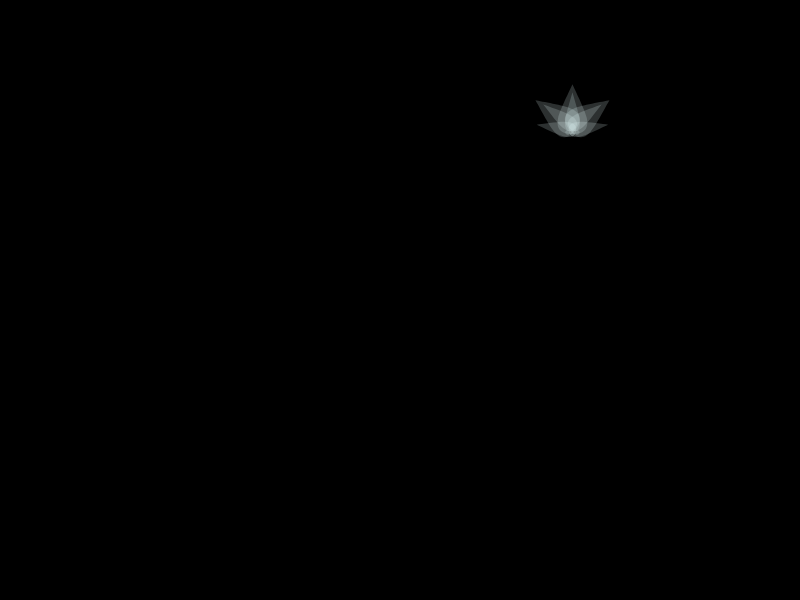
Frame 1 (no input)
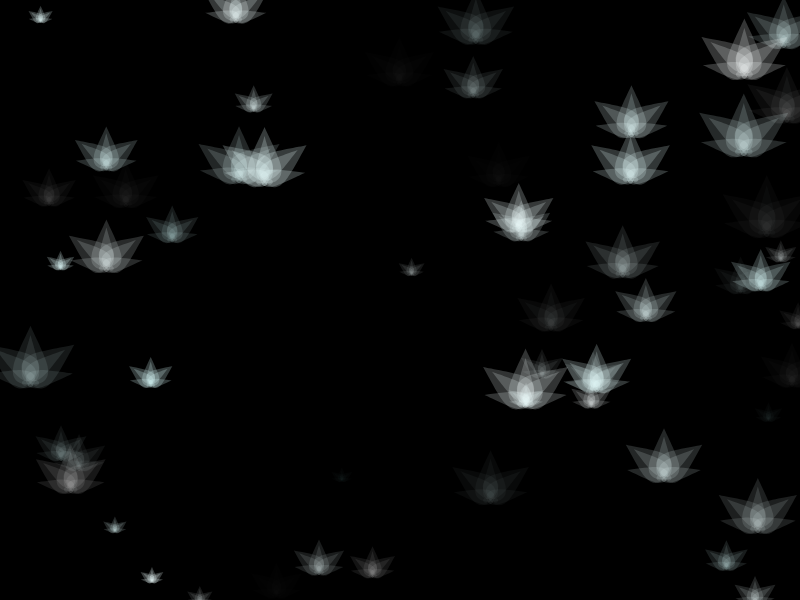
Frame 60 (no input)
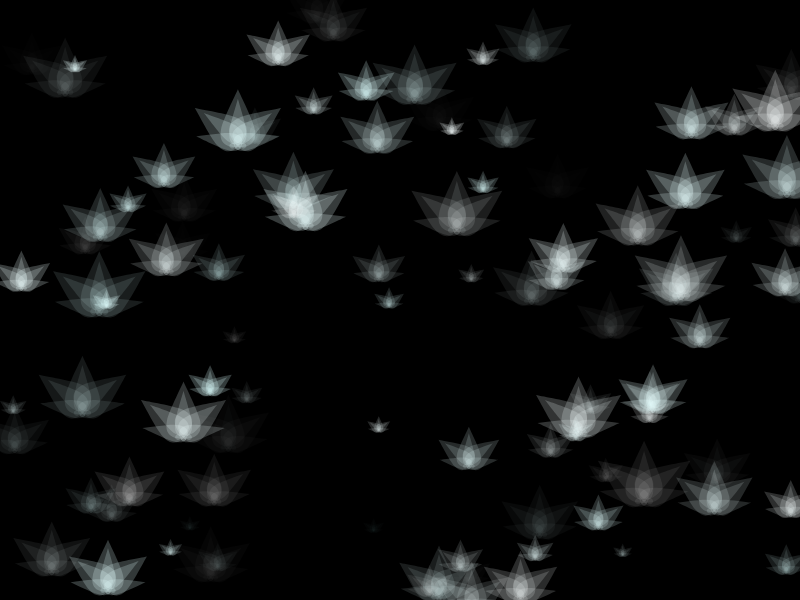
Frame 120 (the mouse pressed at the canvas centre since frame 60)

The p5.js sketch that drew these frames (run headless with seeded random() and noise() and a simulated clock; from frame 60 on, the mouse is pressed at the canvas centre):

// p5.js sketch
// ── sketch.js
let ls = [];//light spot

function setup() {
  createCanvas(800, 600);
  background(0);
}

function draw() {
  background(0);
  // generate
  {
    ls.push(new LS(random(800), random(600), random(0.2, 1)));
  }

  // update and display
  for (let i = 0; i < ls.length; i++) {
    let s = ls[i];
    s.move();
    s.checkEdges();
    s.display();
  }

  // limit
  while (ls.length > 1000) {
    ls.splice(0, 1); // (index, howMany)
  }

  // control: if the particle is done, let's remove it!
  // FLIP the FOR LOOP!
  for (let i = ls.length - 1; i >= 0; i--) {
    let s = ls[i];
    if (s.isDone) {
      ls.splice(i, 1); // (index, howMany)
    }
  }
  
  // display the number of the particles
  text(ls.length, 580, 20);
}


class LS {
  constructor(x, y, dia) {
    this.pos = createVector(x, y);
    this.vel = p5.Vector.fromAngle( radians(frameCount) );
    //
    this.dia = dia;
    //
    this.r = random(220,250);
    this.g = 255;
    this.b = 255;
    this.a = random(60);
    //
    this.rotSpd = random(-0.01, 0.01);
    //
    this.isDone = false;
  }
  move() {    
    this.pos.add(this.vel); // pos += vel
    //this.pos.sub()
    //this.pos.mult()
    //this.pos.div()
  }
  fall() {
    let acc = createVector(0, 0.05);
    this.vel.add(acc);
  }
  reappear() {
    if (this.pos.x < 0) {
      this.pos.x = width;
    } else if (this.pos.x > width) {
      this.pos.x = 0;
    }
    if (this.pos.y < 0) {
      this.pos.y = height;
    } else if (this.pos.y > height) {
      this.pos.y = 0;
    }
  }
  checkEdges() {
    if (this.pos.x < 0 || this.pos.x > width) {
      this.isDone = true;
    }
    if (this.pos.y < 0 || this.pos.y > height) {
      this.isDone = true;
    }
  }
  display() {
    push();
    translate(this.pos.x, this.pos.y);
    noStroke();
    fill(this.r, this.g, this.b, this.a);
    scale(0.6 * this.dia, 0.5 * this.dia);
    beginShape();
    curveVertex(0, -100);
    curveVertex(0, -100);
    curveVertex(-30, -15);
    curveVertex(-20, 20);
    curveVertex(20, 20);
    curveVertex(30, -15);
    curveVertex(0, -100);
    curveVertex(0, -100);
    endShape();
    scale(0.5, 0.8);
    beginShape();
    curveVertex(0, -100);
    curveVertex(0, -100);
    curveVertex(-30, -15);
    curveVertex(-20, 20);
    curveVertex(20, 20);
    curveVertex(30, -15);
    curveVertex(0, -100);
    curveVertex(0, -100);
    endShape();
    pop();

    push();
    translate(this.pos.x, this.pos.y);
    rotate(radians( - 54));
    noStroke();
    fill(this.r, this.g, this.b, this.a);
    scale(0.6 * this.dia, 0.5 * this.dia);
    beginShape();
    curveVertex(-5, -110);
    curveVertex(-5, -110);
    curveVertex(-35, -25);
    curveVertex(-25, 10);
    curveVertex(15, 10);
    curveVertex(25, -25);
    curveVertex(-5, -110);
    curveVertex(-5, -110);
    endShape();
    scale(0.5, 0.8);
    beginShape();
    curveVertex(-5, -110);
    curveVertex(-5, -110);
    curveVertex(-35, -25);
    curveVertex(-25, 10);
    curveVertex(15, 10);
    curveVertex(25, -25);
    curveVertex(-5, -110);
    curveVertex(-5, -110);
    endShape();
    pop();

    push();
    translate(this.pos.x, this.pos.y);
    rotate(radians(54));
    noStroke();
    fill(this.r, this.g, this.b, this.a);
    scale(0.6 * this.dia, 0.5 * this.dia);
    beginShape();
    curveVertex(5, -110);
    curveVertex(5, -110);
    curveVertex(-25, -25);
    curveVertex(-15, 10);
    curveVertex(25, 10);
    curveVertex(35, -25);
    curveVertex(5, -110);
    curveVertex(5, -110);
    endShape();
    scale(0.5, 0.8);
    beginShape();
    curveVertex(5, -110);
    curveVertex(5, -110);
    curveVertex(-25, -25);
    curveVertex(-15, 10);
    curveVertex(25, 10);
    curveVertex(35, -25);
    curveVertex(5, -110);
    curveVertex(5, -110);
    endShape();
    pop();
    
        push();
   translate(this.pos.x, this.pos.y);
    rotate(radians(- 81));
    noStroke();
    fill(this.r, this.g, this.b, this.a);
    scale(0.3 * this.dia, 0.4 * this.dia);
    beginShape();
    curveVertex(-25, -110);
    curveVertex(-25, -110);
    curveVertex(-55, -25);
    curveVertex(-45, 10);
    curveVertex(-5, 10);
    curveVertex(5, -25);
    curveVertex(-25, -110);
    curveVertex(-25, -110);
    endShape();
    pop();

    push();
    translate(this.pos.x, this.pos.y);
    rotate(radians( 81));
    noStroke();
    fill(this.r, this.g, this.b, this.a);
    scale(0.3 * this.dia, 0.4 * this.dia);
    beginShape();
    curveVertex(25, -110);
    curveVertex(25, -110);
    curveVertex(-5, -25);
    curveVertex(5, 10);
    curveVertex(45, 10);
    curveVertex(55, -25);
    curveVertex(25, -110);
    curveVertex(25, -110);
    endShape();
    pop();

    push();
   translate(this.pos.x, this.pos.y);
    rotate(radians(this.rotationAngle));
    scale(0.6 * this.dia);
    noStroke();
    fill(this.r, this.g, this.b, this.a);
    circle(0, 20, 10);
    rotate(radians(-30));
    circle(0, 20, 10);
    rotate(radians(60));
    circle(0, 20, 10);
    pop();
  }
}
